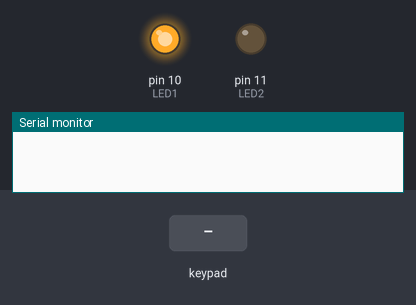
Simulated run of this sketch. Board: Arduino Uno, built with avr-gcc and run on an emulated ATmega328P. Shown: output pins drawn as LEDs (lit = HIGH), the last lines printed to the serial monitor. Inputs (shaded band) come from the test bench.

Above: at 1.2 s.
1.3 s: key '8' pressed
At 2.4 s:
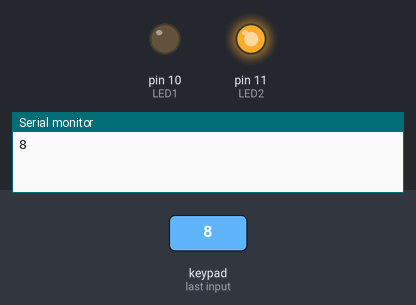
4.3 s: keypad keys 9 8 7 6 # pressed 0.4 s apart
At 7.9 s:
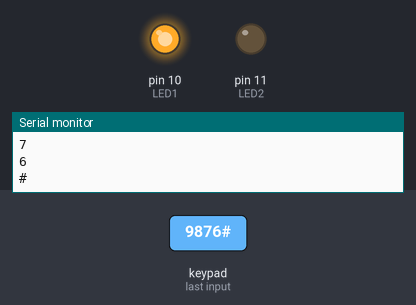
10.0 s: keypad keys 9 8 7 6 * pressed 0.4 s apart
At 10.7 s:
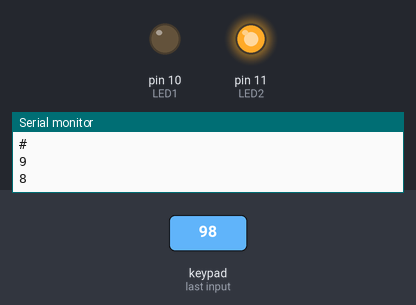
15.7 s: keypad keys 9 8 7 6 D pressed 0.4 s apart
At 18.8 s:
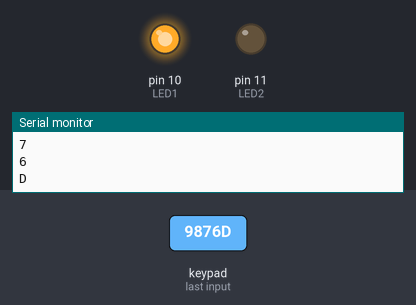
Timing chart, 0 to 20.3 s (numbered marks = the images above; inputs shaded):
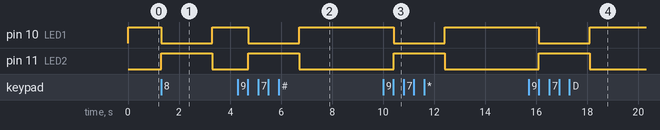

The sketch:

Keypad_LED.ino
```cpp
#include <Keypad.h>
#include <Wire.h>

const byte LED1 = 10;  //red
const byte LED2 = 11; //green

const byte ROWS = 4;
const byte COLS = 4;

byte myLEDis = 255;

char hexaKeys[ROWS][COLS] = {
  {'1', '2', '3', 'A'},
  {'4', '5', '6', 'B'},
  {'7', '8', '9', 'C'},
  {'*', '0', '#', 'D'}
};

byte rowPins[ROWS] = {9, 8, 7, 6};
byte colPins[COLS] = {5, 4, 3, 2};

Keypad customKeypad = Keypad(makeKeymap(hexaKeys), rowPins, colPins, ROWS, COLS);

void setup(){
  Wire.begin(); // join i2c bus (address optional for master)
  Serial.begin(9600);
  pinMode(LED1, OUTPUT);
  pinMode(LED2, OUTPUT);
}

void loop(){
  char customKey = customKeypad.getKey();

  if (customKey){
    Serial.println(customKey);
  }

  switch (customKey)
  {

    case '8':
      digitalWrite(myLEDis, LOW);

      myLEDis = LED2;
        if (myLEDis != 255)
        {
          digitalWrite(myLEDis, HIGH);
        }
        else
        {
          digitalWrite(myLEDis, LOW);
        }
        delay(2000);
        digitalWrite(myLEDis, LOW);
      break;

    default:
      myLEDis = LED1;
      if (myLEDis != 255)
      {
        digitalWrite(myLEDis, HIGH);
      }
      break;
  }
}
```

Measured:
- after the input at 1.3 s, pin 10 (LED1): HIGH → LOW at once, → HIGH 2.0 s later; pin 11 (LED2): LOW → HIGH at once, → LOW 2.0 s later
- after the input at 4.3 s, pin 10 (LED1): HIGH → LOW after 0.41 s, → HIGH 2.0 s later; pin 11 (LED2): LOW → HIGH after 0.41 s, → LOW 2.0 s later
- after the input at 10.0 s, pin 10 (LED1): HIGH → LOW after 0.41 s, → HIGH 2.0 s later; pin 11 (LED2): LOW → HIGH after 0.41 s, → LOW 2.0 s later
- after the input at 15.7 s, pin 10 (LED1): HIGH → LOW after 0.40 s, → HIGH 2.0 s later; pin 11 (LED2): LOW → HIGH after 0.40 s, → LOW 2.0 s later
